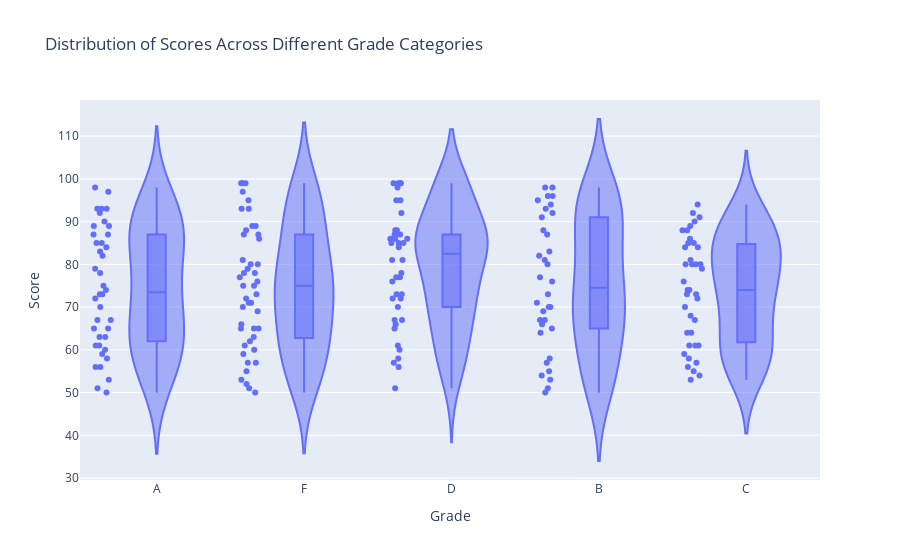

Notebook source saved alongside this figure:
### Markdown cell above
np.random.seed(15)
data = {
    'Grade': np.random.choice(['A', 'B', 'C', 'D', 'F'], 200),
    'Score': np.random.randint(50, 100, 200)
}
df = pd.DataFrame(data)

### Code cell
import numpy as np
import pandas as pd
import plotly.express as px
np.random.seed(15)
data = {
    'Grade': np.random.choice(['A', 'B', 'C', 'D', 'F'], 200),
    'Score': np.random.randint(50, 100, 200)
}
df = pd.DataFrame(data)
fig = px.violin(df, x='Grade', y='Score', box=True, points='all', 
                 title='Distribution of Scores Across Different Grade Categories')
fig.show()

### Figure 1 — Plotly figure (JSON) as saved in the notebook; plotly's stock layout.template omitted (floating-point values rounded to 4 significant figures; data arrays with more than 128 entries replaced by an {"elided": "..."} marker saying what was removed)
{"data": [{"alignmentgroup": "True", "box": {"visible": true}, "hovertemplate": "Grade=%{x}<br>Score=%{y}<extra></extra>", "legendgroup": "", "marker": {"color": "#636efa"}, "name": "", "offsetgroup": "", "orientation": "v", "points": "all", "scalegroup": "True", "showlegend": false, "type": "violin", "x": {"elided": "200 str values"}, "x0": " ", "xaxis": "x", "y": {"elided": "200 int values"}, "y0": " ", "yaxis": "y"}], "layout": {"autosize": true, "legend": {"tracegroupgap": 0}, "title": {"text": "Distribution of Scores Across Different Grade Categories"}, "violinmode": "group", "xaxis": {"anchor": "y", "autorange": true, "domain": [0, 1], "range": [-0.516, 4.5], "title": {"text": "Grade"}, "type": "category"}, "yaxis": {"anchor": "x", "autorange": true, "domain": [0, 1], "range": [29.54, 118.5], "title": {"text": "Score"}, "type": "linear"}}}
